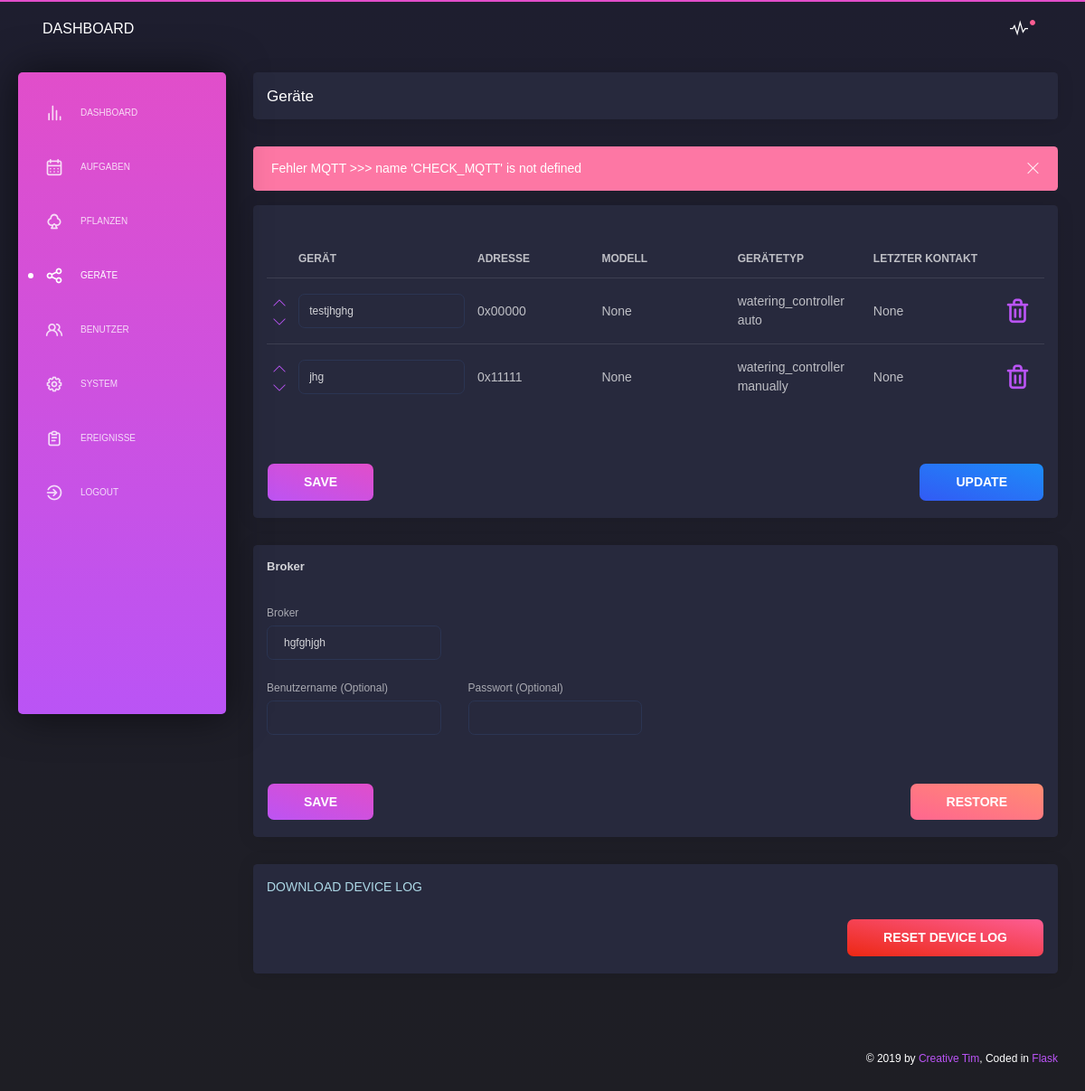
/devices (signed in), run on an earlier commit of the app's database.
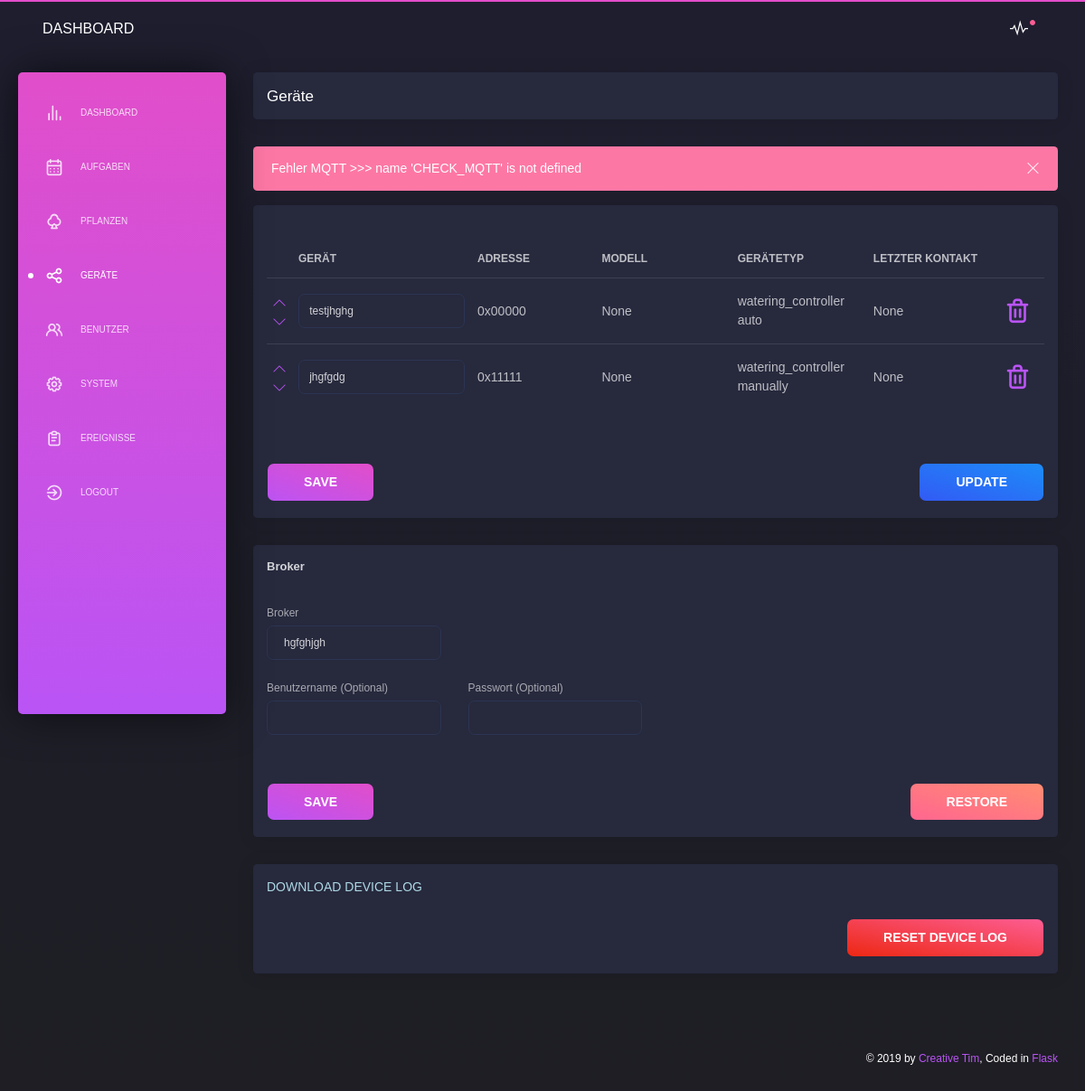
And on a later commit of the database.
### app/database/models.py (models this page shows)
class MQTT_Devices(db.Model):
    __tablename__ = 'mqtt_devices'
    id                            = db.Column(db.Integer, primary_key=True, autoincrement = True)
    name                          = db.Column(db.String(50), unique=True)
    ieeeAddr                      = db.Column(db.String(50), unique=True)
    model                         = db.Column(db.String(50))
    device_type                   = db.Column(db.String(50))
    input_values                  = db.Column(db.String(200))
    input_events                  = db.Column(db.String(200))
    commands                      = db.Column(db.String(200))
    last_contact                  = db.Column(db.String(50))
    last_values                   = db.Column(db.String(200))
    last_values_formated          = db.Column(db.String(200))

class MQTT_Broker(db.Model):
    __tablename__     = 'mqtt_broker'
    id                = db.Column(db.Integer, primary_key=True, autoincrement = True)
    broker            = db.Column(db.String(50))
    user              = db.Column(db.String(50))
    password          = db.Column(db.String(50))
    previous_broker   = db.Column(db.String(50))
    previous_user     = db.Column(db.String(50))
    previous_password = db.Column(db.String(50))

### app/sites/devices.py (the view, shortened to what this page needs)
@app.route('/devices', methods=['GET', 'POST'])
@login_required
@permission_required
def devices():
    error_message_mqtt = ""
    error_message_change_settings_devices   = []
    success_message_change_settings_devices = []
    error_message_change_settings_broker    = []
    success_message_change_settings_broker  = False
    page_title = 'Icons - Flask Dark Dashboard | AppSeed App Generator'
    page_description = 'Open-Source Flask Dark Dashboard, the icons page.'
    try:
        CHECK_MQTT()
    except Exception as e:
        error_message_mqtt = "Fehler MQTT >>> " + str(e)
        WRITE_LOGFILE_SYSTEM("ERROR", "MQTT | " + str(e))
    """ ############## """
    """  mqtt devices  """
    """ ############## """
    if request.form.get("update_mqtt_devices") != None:
        pass
    """ ############# """
    """  mqtt broker  """
    """ ############# """
    if request.form.get("restore_broker_settings") != None:
        RESTORE_MQTT_BROKER_SETTINGS()
        success_message_change_settings_broker = True
    list_devices = GET_ALL_MQTT_DEVICES("")
    broker = GET_MQTT_BROKER_SETTINGS()
    data = {'navigation': 'devices', 'notification': ''}
    timestamp = str(datetime.datetime.now().strftime("%Y-%m-%d %H:%M:%S"))
    return render_template('layouts/default.html',
                            data=data,
                            content=render_template( 'pages/devices.html',
                                                    error_message_mqtt=error_message_mqtt,
                                                    error_message_change_settings_devices=error_message_change_settings_devices,
                                                    success_message_change_settings_devices=success_message_change_settings_devices,
                                                    error_message_change_settings_broker=error_message_change_settings_broker,
                                                    success_message_change_settings_broker=success_message_change_settings_broker,
                                                    list_devices=list_devices,
                                                    broker=broker,
                                                    timestamp=timestamp,
                                                    )
                           )

### app/backend/file_management.py (called while the page is built)
def WRITE_LOGFILE_SYSTEM(log_type, description):
    if os.path.isfile(PATH + "/logs/log_system.csv") is False:
        CREATE_LOGFILE("log_system")
    file_size = os.path.getsize(PATH + "/logs/log_system.csv")
    file_size = round(file_size / 1024 / 1024, 2)
    if file_size > 2.5:
        RESET_LOGFILE("log_system")
    try:
        file = PATH + "/logs/log_system.csv"
        with open(file, 'a', newline='', encoding='utf-8') as csvfile:
            filewriter = csv.writer(csvfile, delimiter=',', quotechar='|', quoting=csv.QUOTE_MINIMAL)
            filewriter.writerow( [str(datetime.datetime.now().strftime("%Y-%m-%d %H:%M:%S")), log_type, description])
            csvfile.close()
    except Exception as e:
        print(e)
        WRITE_LOGFILE_SYSTEM("ERROR", "File | /logs/log_system.csv | " + str(e))
        return ("ERROR: " + str(e))

### app/database/models.py (called while the page is built)
def GET_MQTT_BROKER_SETTINGS():
    return MQTT_Broker.query.filter_by().first()

def GET_ALL_MQTT_DEVICES(selector):
    device_list = []
    devices     = MQTT_Devices.query.all()
    if selector == "":
        for device in devices:
            device_list.append(device)
    if selector == "watering_controller":
        for device in devices:
            if device.device_type == "watering_controller auto" or device.device_type == "watering_controller manually":
                device_list.append(device)
    return device_list

def GET_USER_BY_ID(id):
    return User.query.get(int(id))

### app/sites/devices.py (called while the page is built)
def permission_required(f):
    @wraps(f)
    def wrap(*args, **kwargs):
        try:
            if current_user.role == "administrator":
                return f(*args, **kwargs)
            else:
                return redirect(url_for('logout'))
        except Exception as e:
            print(e)
            return redirect(url_for('logout'))
    return wrap

### app/sites/index.py (called while the page is built)
@login_manager.user_loader
def load_user(user_id):
    return GET_USER_BY_ID(user_id)

### app/templates/pages/devices.html (shortened to what this page needs)
      <div class="content">
        <div class="row">
          <div class="col-md-12">
            <div class="card ">
              <div class="card-header">
                <h4 class="card-title"><b>Geräte</b></h4>
              </div>
            </div>
{% if error_message_mqtt != "" %}
  <div class="alert alert-danger">
    <button type="button" aria-hidden="true" class="close" data-dismiss="alert" aria-label="Close">
      <i class="tim-icons icon-simple-remove"></i>
    </button>
    <span>{{ error_message_mqtt }}</span>
  </div>
{% endif %}
            <div class="card ">
              <form method="POST">
                <div class="card-body">
                  <div class="table-responsive">
                    <table class="table tablesorter " id="">
                      <thead>
                        <th scope="col" style="width:3%"></th>
                        <th scope="col" style="width:20%"><p style="visibility: hidden;">invisibletextforminlenght</p>Gerät</th>
                        <th scope="col" style="width:15%"><p style="visibility: hidden;">invisibletextform</p>Adresse</th>
                        <th scope="col" style="width:20%"><p style="visibility: hidden;">invisibletextform</p>Modell</th>
                        <th scope="col" style="width:20%"><p style="visibility: hidden;">invisibletextform</p>Gerätetyp</th>
                        <th scope="col" style="width:15%"><p style="visibility: hidden;">invisibletextform</p>Letzter Kontakt</th>
                        <th scope="col" style="width:5%"></th>
                      </thead>
                      <tbody>
                        {% for entry in list_devices %}
                        <tr>
                          <td>
                            <a href="/devices/position/up/{{ entry.id }}#table"><i class="tim-icons icon-minimal-up"></i></a>
                            <a href="/devices/position/down/{{ entry.id }}#table"><i class="tim-icons icon-minimal-down"></i></a>
                          </td>
                          <td>
                            <form method="POST" class="verticalform">
                            <input type="text" class="form-control" name="set_name_{{ entry.id }}" value="{% if entry.name != None %}{{ entry.name }}{% endif %}" />
                          </td>
                          <td>{{ entry.ieeeAddr }}</td>
                          <td>{{ entry.model }}</td>
                          <td>{{ entry.device_type }}</td>
                          <td>{{ entry.last_contact }}</td>
                          <td>
                            <a href="/devices/delete/{{ entry.id }}#table"><font size="6"><i class='uil uil-trash-alt'></i></font></a>
                          </td>
                        </tr>
                        {% endfor %}
                      </tbody>
                    </table>
                  </div>
                </div>
                <div class="card-footer">
                  <button type="submit" onclick="window.location.href='/devices#'" name="save_device_settings" class="btn btn-fill btn-primary">SAVE</button>
                  <button type="submit" onclick="window.location.href='/devices#'" name="update_mqtt_devices" class="btn btn-fill btn-info pull-right">UPDATE</button>
                </div>
              </form>
            </div>
            <div class="card">
              <div class="card-header">
                <h5 class="title">Broker</h5>
              </div>
              <form method="POST">
                <div class="card-body">
                  <div class="row">
                    <div class="col-md-3">
                      <div class="form-group">
                        <label>Broker</label>
                        <input type="text" class="form-control" name="set_broker" value="{% if broker.broker != None %}{{ broker.broker }}{% endif %}" />
                      </div>
                    </div>
                  </div>
                  <div class="row">
                    <div class="col-md-3">
                      <div class="form-group">
                        <label>Benutzername (Optional)</label>
                        <input type="text" class="form-control" name="set_user" value="{% if broker.user != None %}{{ broker.user }}{% endif %}" />
                      </div>
                    </div>
                    <div class="col-md-3">
                      <div class="form-group">
                        <label>Passwort (Optional)</label>
                        <input type="text" class="form-control" name="set_password" value="{% if broker.password != None %}{{ broker.password }}{% endif %}" />
                      </div>
                    </div>
                  </div>
                </div>
                <div class="card-footer">
                  <button type="submit" onclick="window.location.href='/devices#broker_settings'" name="save_broker_settings" class="btn btn-fill btn-primary">SAVE</button>
                  <button type="submit" onclick="window.location.href='/devices#broker_settings'" name="restore_broker_settings" class="btn btn-fill btn-warning pull-right">RESTORE</button>
                </div>
              </form>
            </div>
            <div class="card">
              <div class="card-body">
                <form method="POST">
                  <a href="/devices/download/log_mqtt.csv?time={{ timestamp }}"><font color="lightblue"><b>DOWNLOAD DEVICE LOG</b></font></a>
                  <br>
                  <br>
                  <div class="dropdown text-right">
                    <button type="submit" onclick="window.location.href='/devices#logfile'" name="reset_logfile" class="btn btn-danger text-right">RESET DEVICE LOG</button>
                  </div>
                </form>
              </div>
            </div>
          </div>
        </div>
      </div>

### app/templates/layouts/default.html (shortened to what this page needs)
<!DOCTYPE html>
<html lang="en">
<head>
  <link href="/static/css/css.css" rel="stylesheet" />
  <link href="/static/css/all.css" rel="stylesheet">
  <link href="/static/css/pretty-checkbox.min.css" rel="stylesheet">
  <link href="/static/css/bootstrap-select.min.css" rel="stylesheet">
  <link href="/static/css/unicons-embedded.css" rel="stylesheet">
  <link href="/static/css/nucleo-icons.css" rel="stylesheet" />
  <link href="/static/css/black-dashboard.css?v=1.0.0" rel="stylesheet" />
  <link href="/static/css/custom.css" rel="stylesheet">
  <link href="/static/demo/demo.css" rel="stylesheet" />
</head>
<body class="">
  <div class="wrapper">
    {% if data.navigation != "None" %}
      {% include 'includes/navigation.html' %}
    {% endif %}
    <div class="main-panel">
      {% include 'includes/header.html' %}
      {{ content | safe }}
      {% include 'includes/footer.html' %}
    </div>
  </div>
</body>
</html>

### app/templates/includes/navigation.html
    <div class="sidebar">
      <div class="sidebar-wrapper">
        <ul class="nav">
          {% if data.navigation == "dashboard" %}
            <li class="active ">
          {% else %}
            <li>
          {% endif %}
            <a href="/dashboard">
              <i class='uil uil-analytics'></i>
              <p>Dashboard</p>
            </a>
          </li>
          {% if data.navigation == "tasks" %}
            <li class="active ">
          {% else %}
            <li>
          {% endif %}
            <a href="/tasks">
              <i class='uil uil-calendar-alt'></i>
              <p>Aufgaben</p>
            </a>
          </li>
          {% if data.navigation == "plants" %}
            <li class="active ">
          {% else %}
            <li>
          {% endif %}
            <a href="/plants">
              <i class='uil uil-club'></i>
              <p>Pflanzen</p>
            </a>
          </li>
          {% if data.navigation == "devices" %}
            <li class="active ">
          {% else %}
            <li>
          {% endif %}
            <a href="/devices">
              <i class='uil uil-share-alt'></i>
              <p>Geräte</p>
            </a>
          </li>
          {% if data.navigation == "users" %}
            <li class="active ">
          {% else %}
            <li>
          {% endif %}
            <a href="/users">
              <i class='uil uil-users-alt'></i>
              <p>Benutzer</p>
            </a>
          </li>
          {% if data.navigation == "system" %}
            <li class="active ">
          {% else %}
            <li>
          {% endif %}
            <a href="/system">
              <i class='uil uil-cog'></i>
              <p>System</p>
            </a>
          </li>
          {% if data.navigation == "system_log" %}
            <li class="active ">
          {% else %}
            <li>
          {% endif %}
            <a href="/system_log">
              <i class='uil uil-clipboard-notes'></i>
              <p>Ereignisse</p>
            </a>
          </li>
          {% if current_user.is_authenticated %}
            <li>
              <a href={{ url_for('logout') }}>
                <i class='uil uil-sign-out-alt'></i>
                <p>Logout</p>
              </a>
            </li>
          {% endif %}
        </ul>
      </div>
    </div>

### app/templates/includes/header.html (shortened to what this page needs)
      <nav class="navbar navbar-expand-lg navbar-absolute navbar-transparent">
        <div class="container-fluid">
          <div class="navbar-wrapper">
            <a class="navbar-brand" href="javascript:void(0)">Dashboard</a>
          </div>
          <div class="collapse navbar-collapse" id="navigation">
            <ul class="navbar-nav ml-auto">
              <li class="dropdown nav-item">
                <a href="javascript:void(0)" class="dropdown-toggle nav-link" data-toggle="dropdown">
                  <div class="notification d-none d-lg-block d-xl-block"></div>
                  <i class="tim-icons icon-sound-wave"></i>
                </a>
              </li>
            </ul>
          </div>
        </div>
      </nav>

### app/templates/includes/footer.html (shortened to what this page needs)
      <footer class="footer">
        <div class="container-fluid">
          <div class="copyright">
            ©
             by
            <a href="https://www.creative-tim.com/product/black-dashboard">Creative Tim</a>,
                Coded in <a href="http://flask.pocoo.org/">Flask</a>
          </div>
        </div>
      </footer>

What changed in the data, as far as the page shows it:
changed MQTT_Devices "watering_controller manually": name "jhg" → "jhgfgdg"
